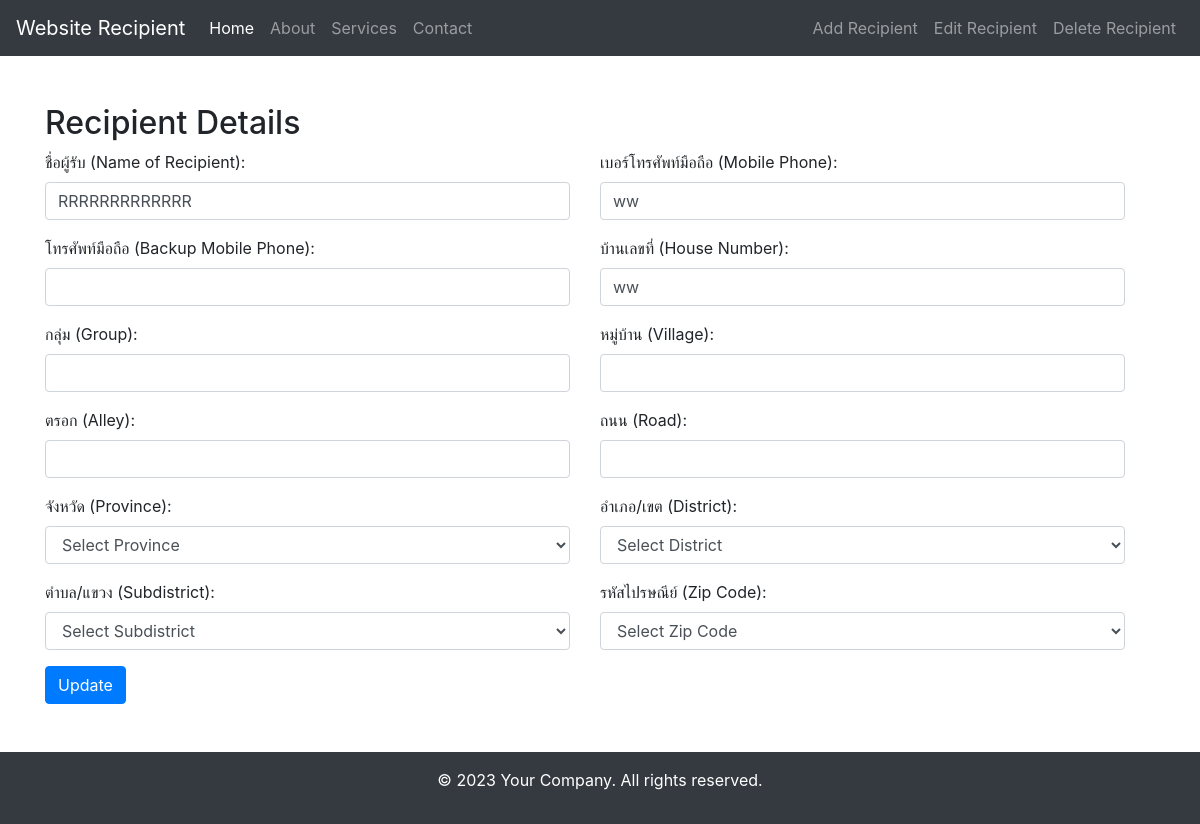
/edit_recipient.php?id=1, run on the app's committed database.
### tables this page shows
CREATE TABLE `recipient_details` (
  `id` int(11) UNSIGNED NOT NULL,
  `recipient_name` varchar(255) NOT NULL,
  `mobile_phone` varchar(20) NOT NULL,
  `mobile_phone_backup` varchar(20) DEFAULT NULL,
  `house_number` varchar(50) NOT NULL,
  `group_name` varchar(100) DEFAULT NULL,
  `village` varchar(100) DEFAULT NULL,
  `alley` varchar(100) DEFAULT NULL,
  `road` varchar(100) DEFAULT NULL,
  `province` varchar(100) NOT NULL,
  `district` varchar(100) NOT NULL,
  `subdistrict` varchar(100) NOT NULL,
  `zip_code` varchar(10) NOT NULL
);

### edit_recipient.php (the view, shortened to what this page needs)
<?php
if ($_SERVER['REQUEST_METHOD'] === 'GET') {
    $id = $_GET['id'];
    $conn = connectToDatabase();
    $sql = "SELECT * FROM recipient_details WHERE   id='" . $id . "'";
    $result = $conn->query($sql);
    if ($result->num_rows > 0) {
        $row = $result->fetch_assoc();
        $recipientName = $row['recipient_name'];
        $mobilePhone = $row['mobile_phone'];
        $mobilePhoneBackup = $row['mobile_phone_backup'];
        $houseNumber = $row['house_number'];
        $groupName = $row['group_name'];
        $village = $row['village'];
        $alley = $row['alley'];
        $road = $row['road'];
    }
}
?>
<!DOCTYPE html>
<html>
<head>
    <link rel="stylesheet" href="https://maxcdn.bootstrapcdn.com/bootstrap/4.5.2/css/bootstrap.min.css">
</head>
<body>
    <?php
    require_once 'template/navbar.php';
    ?>
    <div class="container mt-5">
        <h2>Recipient Details</h2>
        <form action="update_form.php" method="POST">
            <div class="row">
                <div class="row col-md-12">
                    <div class="col-md-6">
                        <label for="recipient-name" class="form-label">ชื่อผู้รับ (Name of Recipient):</label>
                        <input type="text" id="recipient-name" name="recipient-name" class="form-control" required
                            value="<?php echo $recipientName; ?>">
                    </div>
                    <div class="col-md-6">
                        <div class="mb-3">
                            <label for="mobile-phone" class="form-label">เบอร์โทรศัพท์มือถือ (Mobile
                                Phone):</label>
                            <input type="text" id="mobile-phone" name="mobile-phone" class="form-control" required
                                value="<?php echo $mobilePhone; ?>">
                        </div>
                    </div>
                </div>
                <div class="row col-md-12">
                    <div class="col-md-6">
                        <div class="mb-3">
                            <label for="mobile-phone-backup" class="form-label">โทรศัพท์มือถือ (Backup Mobile
                                Phone):</label>
                            <input type="text" id="mobile-phone-backup" name="mobile-phone-backup" class="form-control"
                                value="<?php echo $mobilePhoneBackup; ?>">
                        </div>
                    </div>
                    <div class="col-md-6">
                        <div class="mb-3">
                            <label for="house-number" class="form-label">บ้านเลขที่ (House Number):</label>
                            <input type="text" id="house-number" name="house-number" class="form-control" required
                                value="<?php echo $houseNumber; ?>">
                        </div>
                    </div>
                </div>
                <div class="row col-md-12">
                    <div class="col-md-6">
                        <div class="mb-3">
                            <label for="group" class="form-label">กลุ่ม (Group):</label>
                            <input type="text" id="group" name="group" class="form-control"
                                value="<?php echo $groupName; ?>">
                        </div>
                    </div>
                    <div class="col-md-6">
                        <div class="mb-3">
                            <label for="village" class="form-label">หมู่บ้าน (Village):</label>
                            <input type="text" id="village" name="village" class="form-control"
                                value="<?php echo $village; ?>">
                        </div>
                    </div>
                </div>
                <div class="row col-md-12">
                    <div class="col-md-6">
                        <div class="mb-3">
                            <label for="alley" class="form-label">ตรอก (Alley):</label>
                            <input type="text" id="alley" name="alley" class="form-control"
                                value="<?php echo $alley; ?>">
                        </div>
                    </div>
                    <div class="col-md-6">
                        <div class="mb-3">
                            <label for="road" class="form-label">ถนน (Road):</label>
                            <input type="text" id="road" name="road" class="form-control" value="<?php echo $road; ?>">
                        </div>
                    </div>
                </div>
                <div class="row col-md-12">
                    <div class="col-md-6">
                        <div class="mb-3">
                            <label for="province" class="form-label">จังหวัด (Province):</label>
                            <select class="form-control" id="province" name="province" onchange="filterData_province()">
                                <option value="">Select Province</option>
                            </select>
                        </div>
                    </div>
                    <div class="col-md-6">
                        <div class="mb-3">
                            <label for="district" class="form-label">อำเภอ/เขต (District):</label>
                            <select class="form-control" id="district" name="district" class="form-control" required
                                onchange="filterData_district()">
                                <option value="">Select District</option>
                            </select>
                        </div>
                    </div>
                </div>
                <div class="row col-md-12">
                    <div class="col-md-6">
                        <div class="mb-3">
                            <label for="subdistrict" class="form-label">ตำบล/แขวง (Subdistrict):</label>
                            <select class="form-control" id="subdistrict" name="subdistrict" class="form-control"
                                required onchange="filterData_subdistrict()">
                                <option value="">Select Subdistrict</option>
                            </select>
                        </div>
                    </div>
                    <div class="col-md-6">
                        <div class="mb-3">
                            <label for="zip-code" class="form-label">รหัสไปรษณีย์ (Zip Code):</label>
                            <select class="form-control" id="zip-code" name="zip-code" class="form-control" required>
                                <option value="">Select Zip Code</option>
                            </select>
                        </div>
                    </div>
                </div>
            </div>
            <button type="submit" class="btn btn-primary">Update</button>
        </form>
    </div>
    <?php
    require_once 'template/footer.php';
    ?>
</body>
</html>

### data on the page
recipient_details: recipient-name "RRRRRRRRRRRRR", mobile-phone "ww", house-number "ww"
